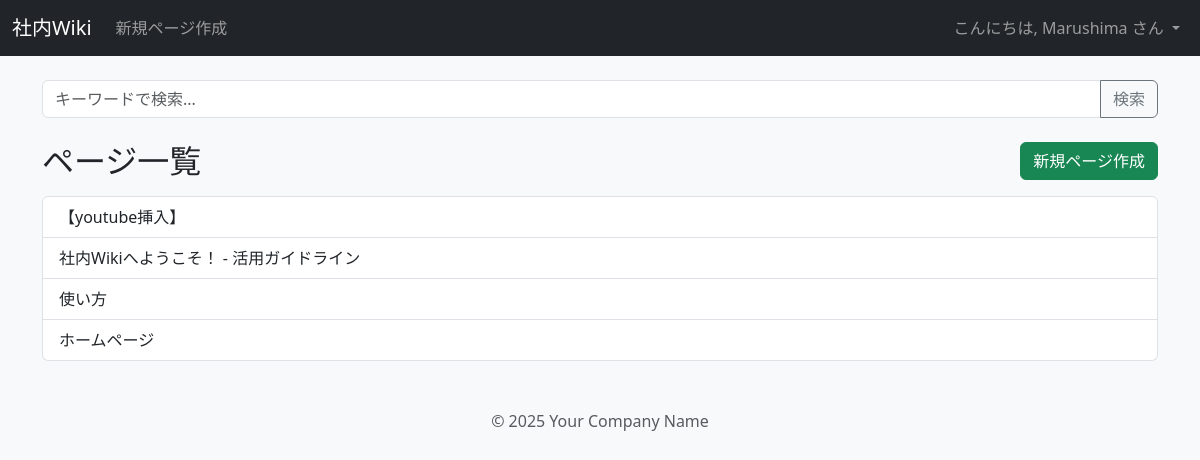
/ (signed in), run on the app's committed database.
### tables this page shows
CREATE TABLE users (
    id INTEGER PRIMARY KEY AUTOINCREMENT,
    username TEXT UNIQUE NOT NULL,
    password TEXT NOT NULL
);

CREATE TABLE pages (
    id INTEGER PRIMARY KEY AUTOINCREMENT,
    title TEXT UNIQUE NOT NULL,
    content TEXT NOT NULL,
    created_at TIMESTAMP NOT NULL DEFAULT CURRENT_TIMESTAMP,
    author_id INTEGER NOT NULL,
    updated_by_id INTEGER,
    -- 外部キー制約：author_idはusersテーブルのidを参照する
    FOREIGN KEY (author_id) REFERENCES users (id),
    -- 外部キー制約：updated_by_idはusersテーブルのidを参照する
    FOREIGN KEY (updated_by_id) REFERENCES users (id)
);

### app.py (the view)
@app.route('/')
def show_pages():
    db = get_db()
    cur = db.execute('SELECT id, title FROM pages ORDER BY id DESC')
    pages = cur.fetchall()
    return render_template('index.html', pages=pages)

### app.py (called while the page is built)
def connect_db():
    rv = sqlite3.connect(app.config['DATABASE'])
    rv.row_factory = sqlite3.Row
    return rv

def get_db():
    if not hasattr(g, 'sqlite_db'):
        g.sqlite_db = connect_db()
    return g.sqlite_db

@login_manager.user_loader
def load_user(user_id):
    db = get_db()
    cur = db.execute('SELECT id, username, password FROM users WHERE id = ?', (user_id,))
    user_data = cur.fetchone()
    if user_data is None:
        return None
    return User(id=user_data['id'], username=user_data['username'], password=user_data['password'])

### templates/index.html (shortened to what this page needs)
{% extends 'layout.html' %}
{% block content %}
    <div class="mb-4">
        <form action="{{ url_for('search') }}" method="get" class="input-group">
            <input type="search" name="q" class="form-control" placeholder="キーワードで検索...">
            <button class="btn btn-outline-secondary" type="submit">検索</button>
        </form>
    </div>
    <div class="d-flex justify-content-between align-items-center mb-3">
        <h2 class="mb-0">ページ一覧</h2>
        <a href="{{ url_for('add_page') }}" class="btn btn-success">新規ページ作成</a>
    </div>
    {% if pages %}
        <div class="list-group">
            {% for page in pages %}
                <a href="{{ url_for('view_page', page_id=page['id']) }}" class="list-group-item list-group-item-action">
                    {{ page['title'] }}
                </a>
            {% endfor %}
        </div>
    {% else %}
        <div class="alert alert-secondary" role="alert">
            まだページがありません。最初のページを作成しましょう！
        </div>
    {% endif %}
{% endblock %}

### templates/layout.html (shortened to what this page needs)
<!DOCTYPE html>
<html lang="ja">
<head>
    <link href="https://cdn.jsdelivr.net/npm/bootstrap@5.3.3/dist/css/bootstrap.min.css" rel="stylesheet">
    <link rel="stylesheet" href="https://maxcdn.bootstrapcdn.com/font-awesome/4.7.0/css/font-awesome.min.css">
    <link rel="stylesheet" href="{{ url_for('static', filename='easymde.min.css') }}">
</head>
<body class="bg-light">
    <nav class="navbar navbar-expand-lg navbar-dark bg-dark">
        <div class="container-fluid">
            <a class="navbar-brand" href="{{ url_for('show_pages') }}">社内Wiki</a>
            <div class="collapse navbar-collapse">
                <ul class="navbar-nav me-auto mb-2 mb-lg-0">
                    {% if current_user.is_authenticated %}
                    <li class="nav-item">
                        <a class="nav-link" href="{{ url_for('add_page') }}">新規ページ作成</a>
                    </li>
                    {% endif %}
                </ul>
                <ul class="navbar-nav">
                    {% if current_user.is_authenticated %}
                        <li class="nav-item dropdown">
                            <a class="nav-link dropdown-toggle" href="#" role="button" data-bs-toggle="dropdown" aria-expanded="false">
                                こんにちは, {{ current_user.username }} さん
                            </a>
                        </li>
                    {% else %}
                        <li class="nav-item">
                            <a class="nav-link" href="{{ url_for('login') }}">ログイン</a>
                        </li>
                    {% endif %}
                </ul>
            </div>
        </div>
    </nav>
    <main class="container mt-4">
        {% block content %}{% endblock %}
    </main>
    <footer class="container text-center mt-5 mb-3 text-muted">
        <p>&copy; 2025 Your Company Name</p>
    </footer>
</body>
</html>

### data on the page
users: username "Marushima"
pages: title "【youtube挿入】"
pages: title "社内Wikiへようこそ！ - 活用ガイドライン"
pages: title "使い方"
pages: title "ホームページ"
